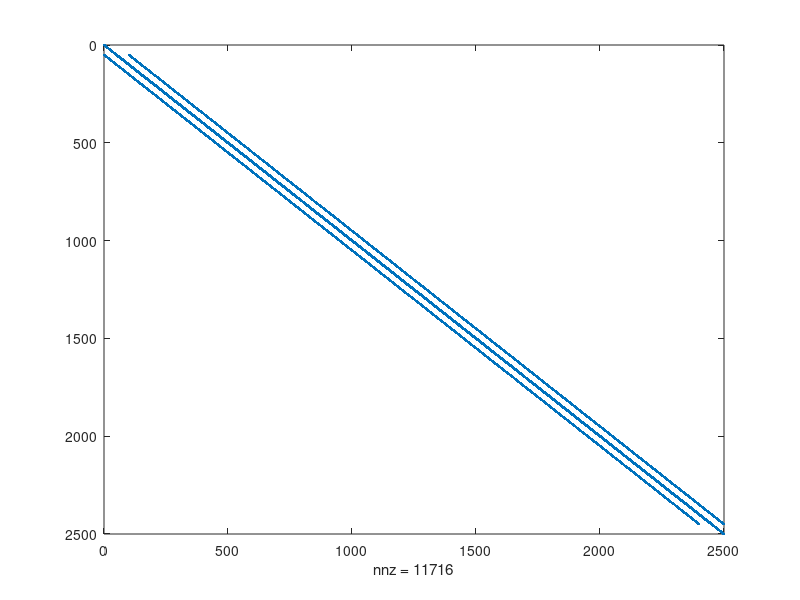
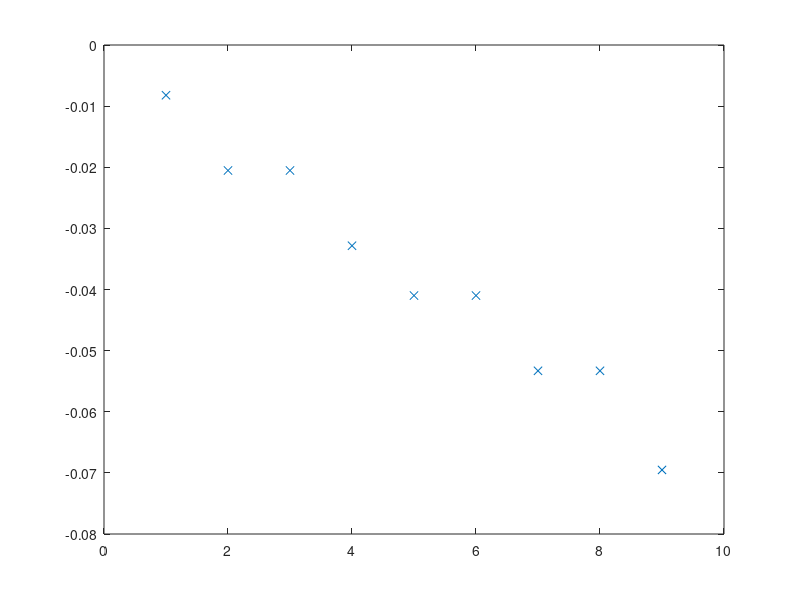
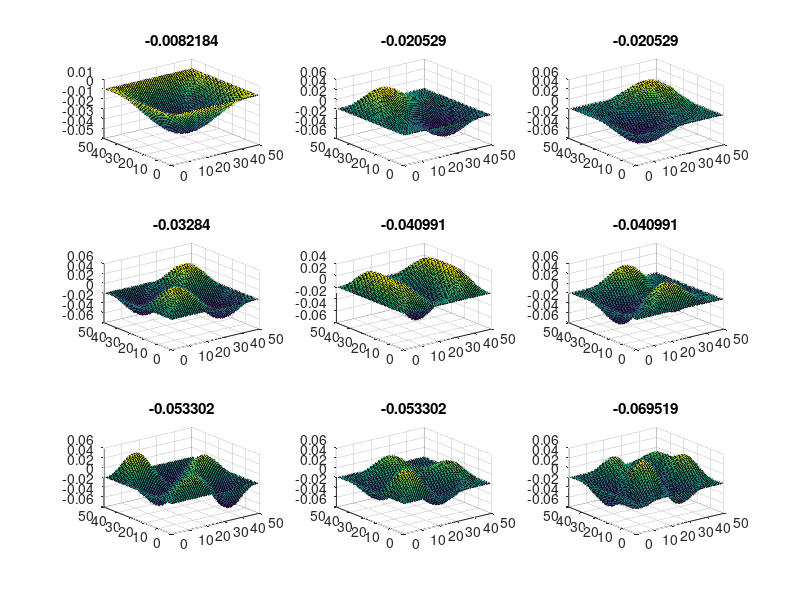

Reproduce these figures in MATLAB, in order.
% ELEC4700 PA5
% Reyad ElMahdy
% 101064879

clc;close all;clear
% Creating the matrix
nx=50;
ny=50;
G=sparse(nx*ny,nx*ny);

for i=1:nx
    for j=1:ny
        n=j+(i-1)*ny; % Node mapping equation
        if (i==1||i==nx||j==1||j==ny)
            G(n,:)=0; % Setting BCs to 0
            G(n,n)=1; % Setting the diagonal to 1
        else
            G(n,n)=-4;
            G(n,n+1)=1;
            G(n,n-1)=1;
            G(n,n+ny)=1;
            G(n,n-ny)=1;
        end
        if (i > 10 && i < 20 && j > 10 && j < 20)
            %G(n,n)=-2; trying -2 insteaad of -4 in the matrix diagonals
        end
    end
end
% Plotting the nonzero elements of the matrix
figure(1)
spy(G)

% Finding Eigenvalues and vectors
[E, D]=eigs(G,9,'SM');
figure(2)
plot(diag(D),'x')
EV=zeros(nx,ny);

figure(3)
for k=1:9
    modes=E(:,k);
    for i=1:nx
        for j=1:ny
            n=j+(i-1)*ny; % Node mapping equation
            EV(i,j)=modes(n);
        end
    end
    % Plotting the eigen vectors
    subplot(3,3,k);
    surf(EV)
    title(num2str(D(k,k)))
end